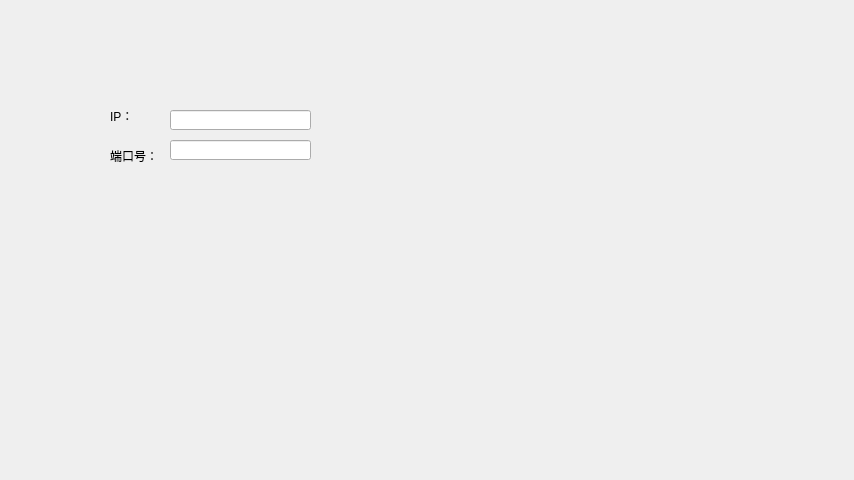
<?xml version="1.0" encoding="UTF-8"?>
<ui version="4.0">
 <class>Form</class>
 <widget class="QWidget" name="Form">
  <property name="geometry">
   <rect>
    <x>0</x>
    <y>0</y>
    <width>854</width>
    <height>480</height>
   </rect>
  </property>
  <property name="windowTitle">
   <string>Form</string>
  </property>
  <widget class="QLabel" name="label">
   <property name="geometry">
    <rect>
     <x>110</x>
     <y>110</y>
     <width>54</width>
     <height>12</height>
    </rect>
   </property>
   <property name="text">
    <string>IP：</string>
   </property>
  </widget>
  <widget class="QLabel" name="label_2">
   <property name="geometry">
    <rect>
     <x>110</x>
     <y>150</y>
     <width>54</width>
     <height>12</height>
    </rect>
   </property>
   <property name="text">
    <string>端口号：</string>
   </property>
  </widget>
  <widget class="QLineEdit" name="lineEdit">
   <property name="geometry">
    <rect>
     <x>170</x>
     <y>110</y>
     <width>141</width>
     <height>20</height>
    </rect>
   </property>
  </widget>
  <widget class="QLineEdit" name="lineEdit_2">
   <property name="geometry">
    <rect>
     <x>170</x>
     <y>140</y>
     <width>141</width>
     <height>20</height>
    </rect>
   </property>
  </widget>
 </widget>
 <resources/>
 <connections/>
</ui>
